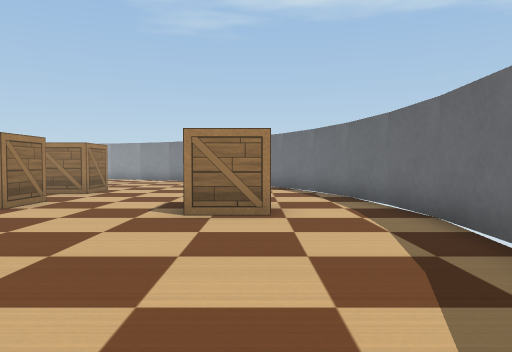
view 1 (above)

21 first-person views from a walk through a Webots world. The camera is 0.18 m above the floor, tilts 2° down and sees 70° across. The floor is counted in squares, 0.2 m on a side. Each view is taken from the middle of a square. On the plan, view 1 faces up. The plan holds only what a view shows up to about 12 squares ahead; the rest is blank. The robots in the file are not drawn. Simple shapes and patterns stand in for the simulator's stock objects.

view 2
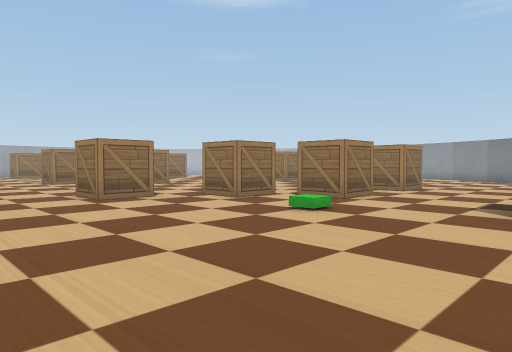

view 3
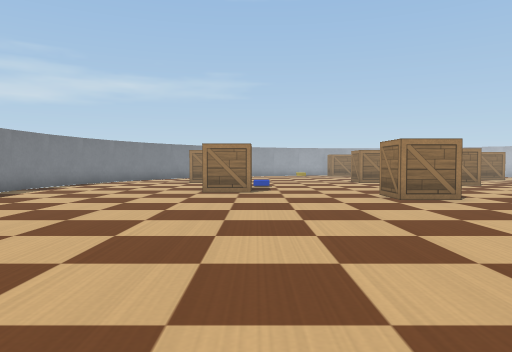

view 4
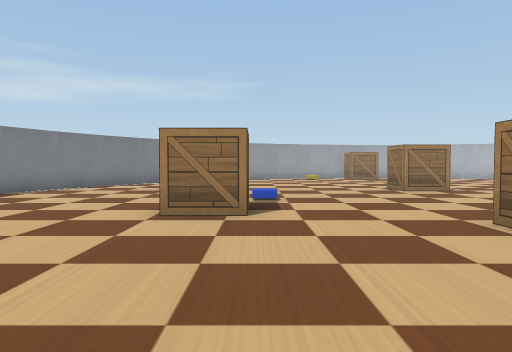

view 5
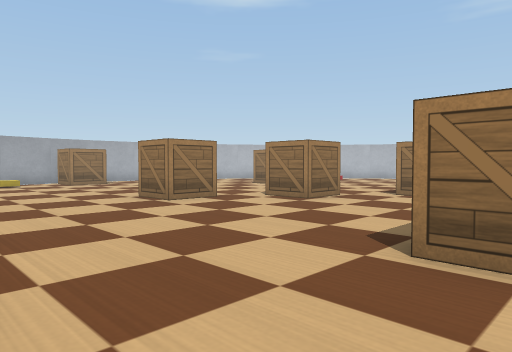

view 6
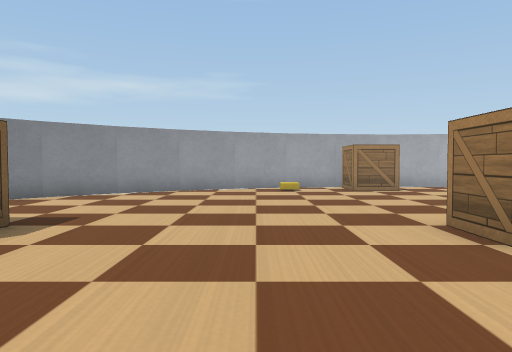

view 7
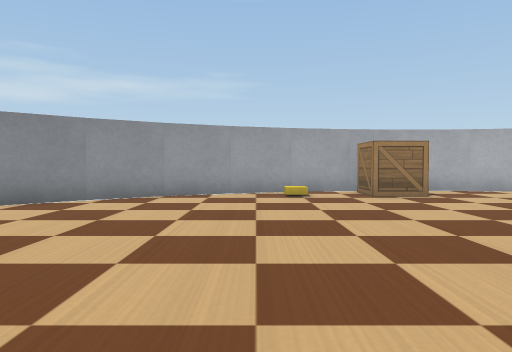

view 8
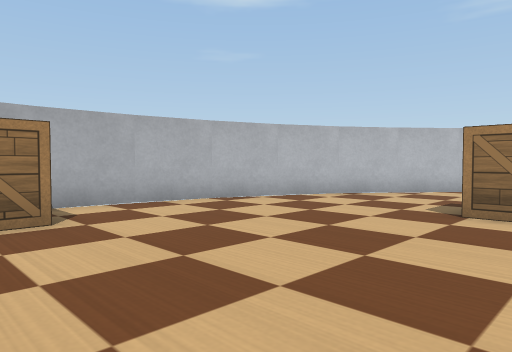

view 9
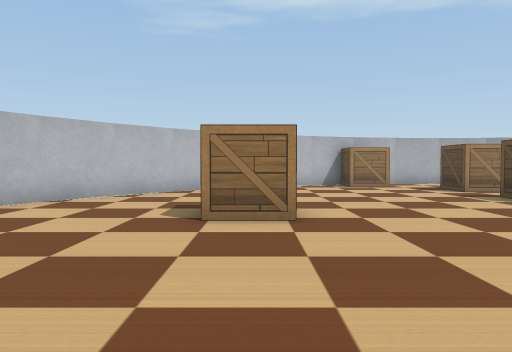

view 10
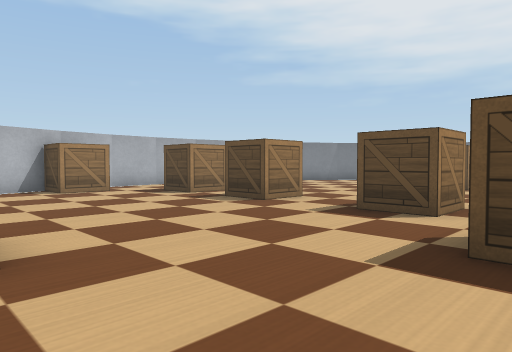

view 11
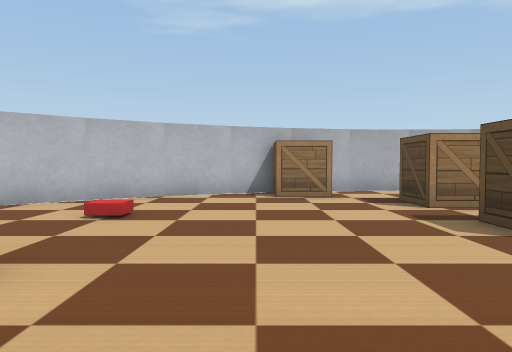

view 12
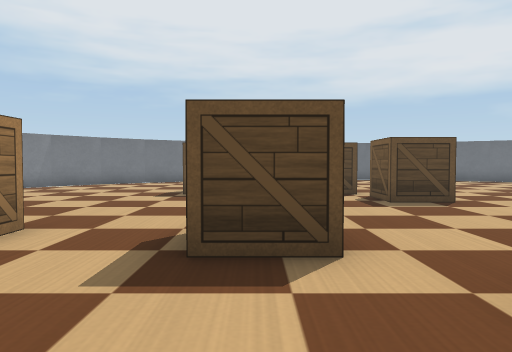

view 13
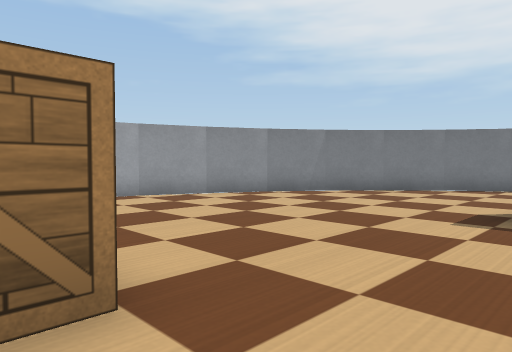

view 14
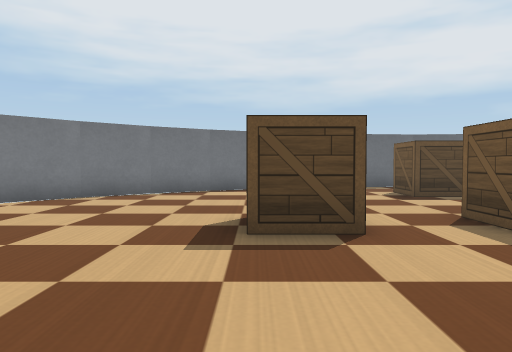

view 15
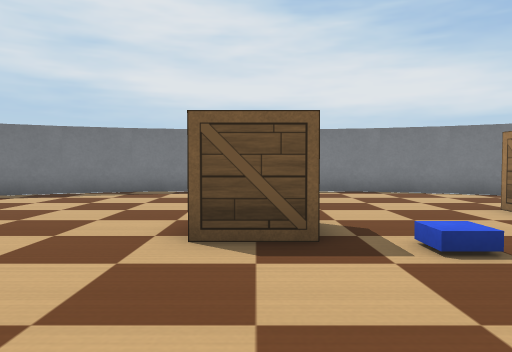

view 16
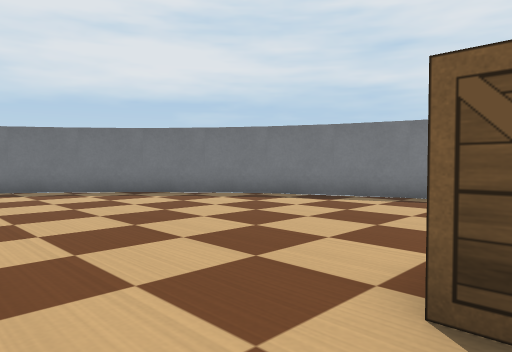

view 17
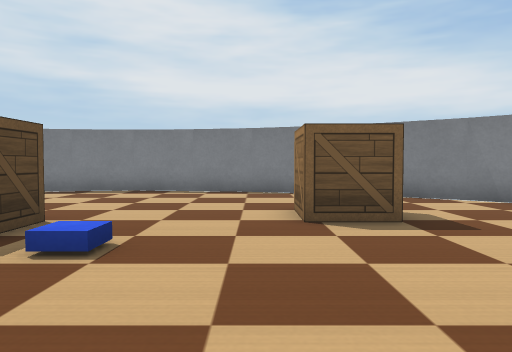

view 18
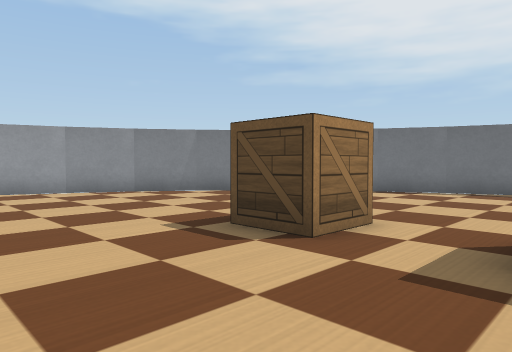

view 19
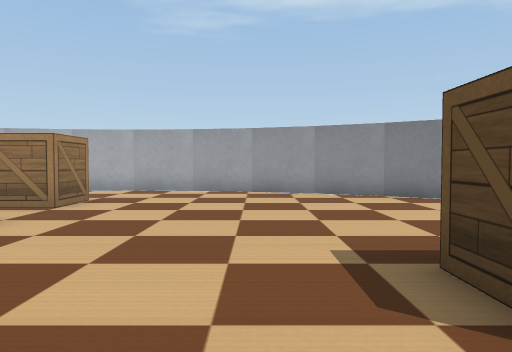

view 20
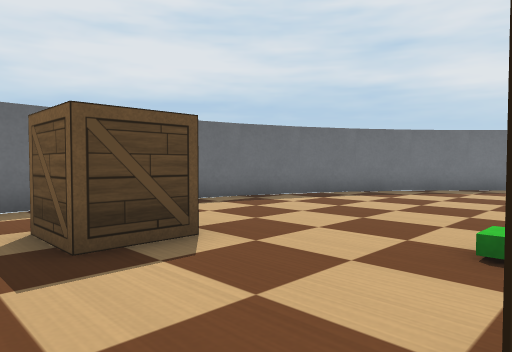

view 21
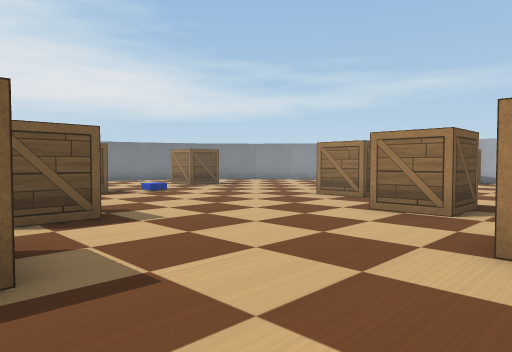

### Floor plan
Points are (right, up) in squares from view 1. A wall is a line through its corners. A room is listed if a view was taken in it or the views show most of it. See-through windows are left out.
Room 1 (views 1, 2, 3, 4, 5, 6, 7, 8, 9, 10, 11, 12, 13, 14, 15, 16, 17, 18, 19, 20, 21)
walls: (-16, 20.4) (-17.8, 19.8); (-26.9, 4.8) (-26.9, 4); (-0.2, -3.2) (1, -1.5); (-25.8, 11.8) (-26.5, 9.8); (-17.8, -7.8) (-15.8, -8.5); (-6.2, 19.8) (-8.2, 20.5); (1.8, 0.2) (2.5, 2.2); (0.9, -1.6) (1.9, 0.3); (-2.9, 17.9) (-4.5, 19) (-6.3, 19.9); (-26.5, 2.2) (-25.8, 0.2); (-8.2, -8.5) (-6.2, -7.8); (2.5, 9.8) (1.8, 11.8); (-1.5, -4.7) (0, -3.1); (-12.1, -9) (-10, -8.9); (-11.9, 21) (-14.1, 20.9); (3, 6) (2.9, 8); (-26.9, 4.2) (-26.5, 2.1); (-4.5, -7) (-2.9, -5.9); (-8.1, 20.5) (-10, 20.9) (-12, 21); (-13.9, 20.9) (-14.6, 20.7); (-10.1, -8.9) (-8, -8.5); (2.9, 7.9) (2.5, 10); (-25.9, 0.3) (-25, -1.5) (-23.9, -3.1) (-22.6, -4.6) (-21.1, -5.9) (-19.9, -6.7); (-17.7, 19.9) (-19.6, 19); (-6.3, -7.9) (-4.4, -6.9); (1.9, 11.7) (1, 13.5) (-0.1, 15.1) (-1.4, 16.6) (-2.8, 17.8); (-19, -7.3) (-17.7, -7.9); (2.9, 4) (3, 6.1); (-26.5, 10) (-26.9, 7.9); (-23.9, 15.2) (-25.1, 13.4); (-16, -8.5) (-13.9, -8.9); (2.5, 2) (2.7, 3.4); (-19.4, 19.1) (-21.2, 17.9); (-26.9, 8.1) (-27, 6.2); (-14.1, -8.9) (-12, -9); (-25, 13.6) (-25.9, 11.7); (-21.1, 18) (-22.7, 16.6); (-2.9, -6) (-1.3, -4.6); (-22.6, 16.7) (-24, 15.1)
objects: wooden box (-26, 4) to (-25, 5); wooden box (-21, 11) to (-20, 12); wooden box (-18, -4) to (-17, -3); wooden box (-18, 4) to (-17, 5); wooden box (-16, 7) to (-15, 8); wooden box (-16, 19) to (-15, 20); wooden box (-13, -2) to (-11, -1); wooden box (-13, 9) to (-12, 10); wooden box (-13, 13) to (-12, 14); wooden box (-13, 17) to (-12, 18); wooden box (-10, 3) to (-9, 4); wooden box (-8, 6) to (-7, 7); wooden box (-6, 7) to (-5, 8); wooden box (-6, 11) to (-5, 12); wooden box (-1, 6) to (0, 8)

Where each view was taken, in squares from view 1:
view 1: 0 up, 0 right, facing up
view 2: 1 down, 0 right, facing up-left
view 3: 1 down, 0 right, facing left
view 4: 1 down, 5 left, facing left
view 5: 1 down, 9 left, facing up-left
view 6: 1 up, 13 left, facing left
view 7: 1 up, 15 left, facing left
view 8: 4 up, 19 left, facing up-left
view 9: 5 up, 20 left, facing up
view 10: 7 up, 20 left, facing up-right
view 11: 9 up, 17 left, facing up
view 12: 10 up, 17 left, facing right
view 13: 11 up, 13 left, facing up-right
view 14: 12 up, 11 left, facing right
view 15: 3 up, 12 left, facing down
view 16: 1 up, 12 left, facing down-right
view 17: 3 up, 16 left, facing down
view 18: 8 up, 10 left, facing up-right
view 19: 9 up, 8 left, facing up
view 20: 9 up, 5 left, facing down-right
view 21: 10 up, 8 left, facing down-left
